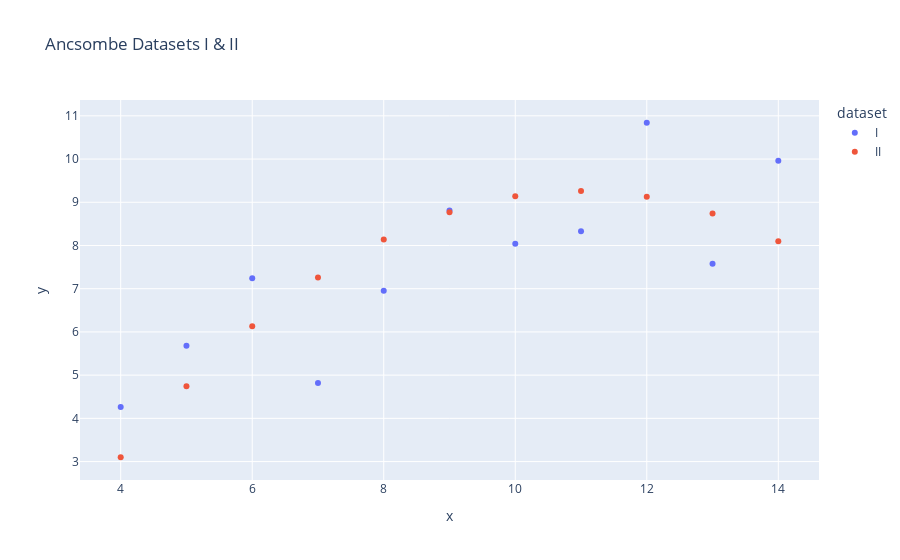

This figure's notebook cell:
### Code cell
px.scatter(
    df.query("dataset in ['I', 'II']"),
    x="x",
    y="y",
    color="dataset",
    title="Ancsombe Datasets I & II"
)

### Figure 1 — Plotly figure (JSON) as saved in the notebook; plotly's stock layout.template omitted (floating-point values rounded to 4 significant figures)
{"data": [{"hovertemplate": "dataset=I<br>x=%{x}<br>y=%{y}<extra></extra>", "legendgroup": "I", "marker": {"color": "#636efa", "symbol": "circle"}, "mode": "markers", "name": "I", "orientation": "v", "showlegend": true, "type": "scatter", "x": [10.0, 8.0, 13.0, 9.0, 11.0, 14.0, 6.0, 4.0, 12.0, 7.0, 5.0], "xaxis": "x", "y": [8.04, 6.95, 7.58, 8.81, 8.33, 9.96, 7.24, 4.26, 10.84, 4.82, 5.68], "yaxis": "y"}, {"hovertemplate": "dataset=II<br>x=%{x}<br>y=%{y}<extra></extra>", "legendgroup": "II", "marker": {"color": "#EF553B", "symbol": "circle"}, "mode": "markers", "name": "II", "orientation": "v", "showlegend": true, "type": "scatter", "x": [10.0, 8.0, 13.0, 9.0, 11.0, 14.0, 6.0, 4.0, 12.0, 7.0, 5.0], "xaxis": "x", "y": [9.14, 8.14, 8.74, 8.77, 9.26, 8.1, 6.13, 3.1, 9.13, 7.26, 4.74], "yaxis": "y"}], "layout": {"legend": {"title": {"text": "dataset"}, "tracegroupgap": 0}, "title": {"text": "Ancsombe Datasets I & II"}, "xaxis": {"anchor": "y", "domain": [0, 1], "title": {"text": "x"}}, "yaxis": {"anchor": "x", "domain": [0, 1], "title": {"text": "y"}}}}
